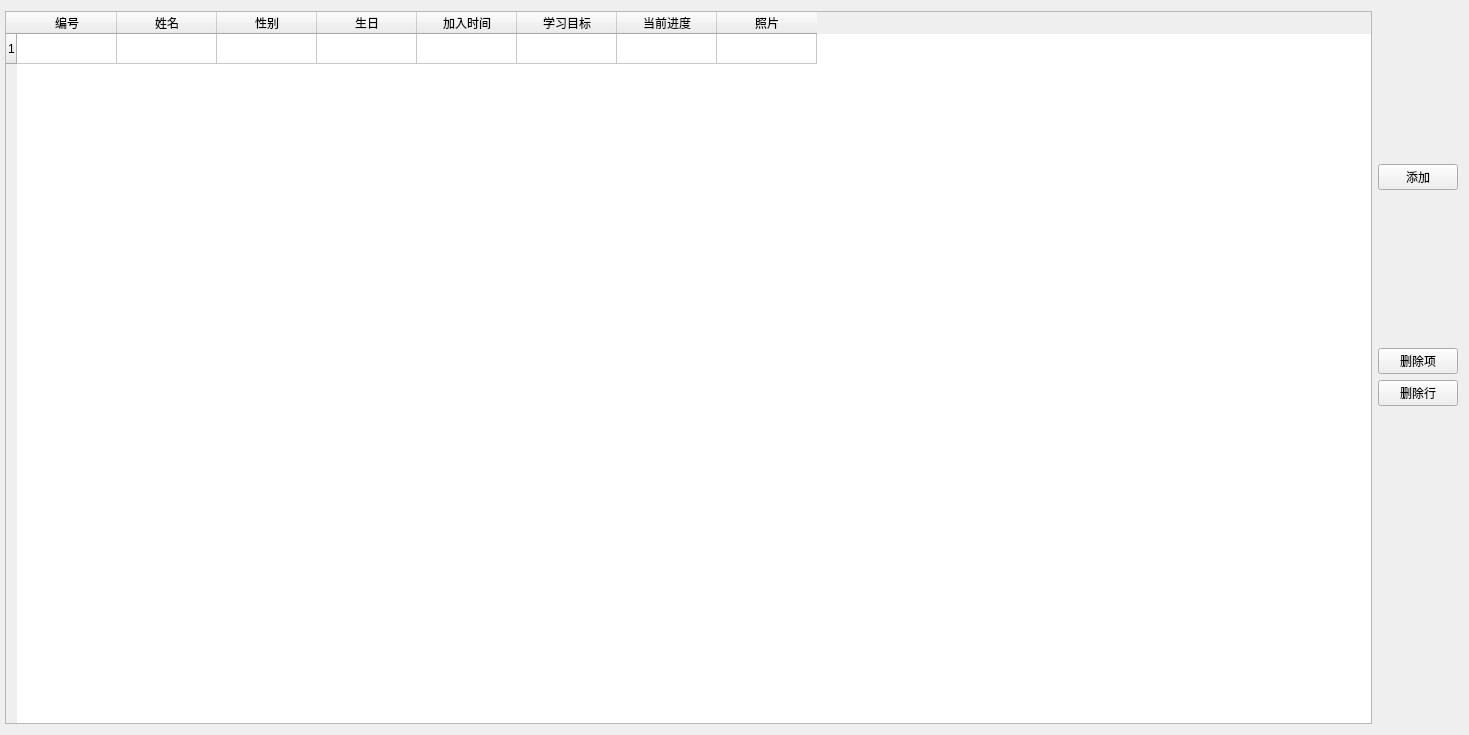
<?xml version="1.0" encoding="UTF-8"?>
<ui version="4.0">
 <class>StudentInfoWidget</class>
 <widget class="QWidget" name="StudentInfoWidget">
  <property name="geometry">
   <rect>
    <x>0</x>
    <y>0</y>
    <width>1469</width>
    <height>735</height>
   </rect>
  </property>
  <property name="windowTitle">
   <string>Form</string>
  </property>
  <layout class="QHBoxLayout" name="horizontalLayout">
   <property name="leftMargin">
    <number>5</number>
   </property>
   <item>
    <widget class="QTableWidget" name="tableWidget">
     <property name="minimumSize">
      <size>
       <width>0</width>
       <height>100</height>
      </size>
     </property>
     <row/>
     <column>
      <property name="text">
       <string>编号</string>
      </property>
     </column>
     <column>
      <property name="text">
       <string>姓名</string>
      </property>
     </column>
     <column>
      <property name="text">
       <string>性别</string>
      </property>
     </column>
     <column>
      <property name="text">
       <string>生日</string>
      </property>
     </column>
     <column>
      <property name="text">
       <string>加入时间</string>
      </property>
     </column>
     <column>
      <property name="text">
       <string>学习目标</string>
      </property>
     </column>
     <column>
      <property name="text">
       <string>当前进度</string>
      </property>
     </column>
     <column>
      <property name="text">
       <string>照片</string>
      </property>
     </column>
    </widget>
   </item>
   <item>
    <layout class="QVBoxLayout" name="verticalLayout">
     <item>
      <spacer name="verticalSpacer">
       <property name="orientation">
        <enum>Qt::Orientation::Vertical</enum>
       </property>
       <property name="sizeHint" stdset="0">
        <size>
         <width>20</width>
         <height>40</height>
        </size>
       </property>
      </spacer>
     </item>
     <item>
      <widget class="QPushButton" name="btnAdd">
       <property name="text">
        <string>添加</string>
       </property>
      </widget>
     </item>
     <item>
      <spacer name="verticalSpacer_2">
       <property name="orientation">
        <enum>Qt::Orientation::Vertical</enum>
       </property>
       <property name="sizeHint" stdset="0">
        <size>
         <width>20</width>
         <height>40</height>
        </size>
       </property>
      </spacer>
     </item>
     <item>
      <widget class="QPushButton" name="btnDeleteItem">
       <property name="text">
        <string>删除项</string>
       </property>
      </widget>
     </item>
     <item>
      <widget class="QPushButton" name="btnDeleteLine">
       <property name="text">
        <string>删除行</string>
       </property>
      </widget>
     </item>
     <item>
      <spacer name="verticalSpacer_3">
       <property name="orientation">
        <enum>Qt::Orientation::Vertical</enum>
       </property>
       <property name="sizeHint" stdset="0">
        <size>
         <width>20</width>
         <height>318</height>
        </size>
       </property>
      </spacer>
     </item>
    </layout>
   </item>
  </layout>
 </widget>
 <resources/>
 <connections/>
</ui>
